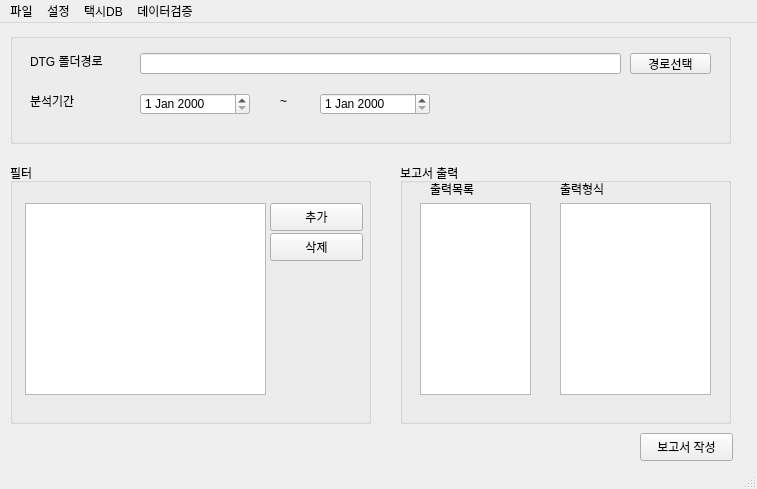
<?xml version="1.0" encoding="UTF-8"?>
<ui version="4.0">
 <class>MainWindow</class>
 <widget class="QMainWindow" name="MainWindow">
  <property name="geometry">
   <rect>
    <x>0</x>
    <y>0</y>
    <width>757</width>
    <height>489</height>
   </rect>
  </property>
  <property name="windowTitle">
   <string>mainwindow</string>
  </property>
  <widget class="QWidget" name="centralwidget">
   <widget class="QPushButton" name="pushButton_4">
    <property name="geometry">
     <rect>
      <x>640</x>
      <y>410</y>
      <width>93</width>
      <height>28</height>
     </rect>
    </property>
    <property name="text">
     <string>보고서 작성</string>
    </property>
   </widget>
   <widget class="QGroupBox" name="groupBox">
    <property name="geometry">
     <rect>
      <x>10</x>
      <y>10</y>
      <width>721</width>
      <height>111</height>
     </rect>
    </property>
    <property name="title">
     <string/>
    </property>
    <widget class="QLabel" name="label">
     <property name="geometry">
      <rect>
       <x>20</x>
       <y>20</y>
       <width>101</width>
       <height>16</height>
      </rect>
     </property>
     <property name="text">
      <string>DTG 폴더경로</string>
     </property>
    </widget>
    <widget class="QDateEdit" name="dateEdit_2">
     <property name="geometry">
      <rect>
       <x>310</x>
       <y>60</y>
       <width>110</width>
       <height>22</height>
      </rect>
     </property>
    </widget>
    <widget class="QDateEdit" name="dateEdit">
     <property name="geometry">
      <rect>
       <x>130</x>
       <y>60</y>
       <width>110</width>
       <height>22</height>
      </rect>
     </property>
    </widget>
    <widget class="QLineEdit" name="lineEdit">
     <property name="geometry">
      <rect>
       <x>130</x>
       <y>20</y>
       <width>481</width>
       <height>21</height>
      </rect>
     </property>
    </widget>
    <widget class="QLabel" name="label_2">
     <property name="geometry">
      <rect>
       <x>20</x>
       <y>60</y>
       <width>101</width>
       <height>16</height>
      </rect>
     </property>
     <property name="text">
      <string>분석기간</string>
     </property>
    </widget>
    <widget class="QLabel" name="label_3">
     <property name="geometry">
      <rect>
       <x>270</x>
       <y>60</y>
       <width>21</width>
       <height>16</height>
      </rect>
     </property>
     <property name="text">
      <string>~</string>
     </property>
    </widget>
    <widget class="QPushButton" name="pushButton">
     <property name="geometry">
      <rect>
       <x>620</x>
       <y>20</y>
       <width>81</width>
       <height>21</height>
      </rect>
     </property>
     <property name="text">
      <string>경로선택</string>
     </property>
    </widget>
   </widget>
   <widget class="QGroupBox" name="groupBox_2">
    <property name="geometry">
     <rect>
      <x>10</x>
      <y>140</y>
      <width>361</width>
      <height>261</height>
     </rect>
    </property>
    <property name="title">
     <string>필터</string>
    </property>
    <widget class="QPushButton" name="pushButton_3">
     <property name="geometry">
      <rect>
       <x>260</x>
       <y>70</y>
       <width>93</width>
       <height>28</height>
      </rect>
     </property>
     <property name="text">
      <string>삭제</string>
     </property>
    </widget>
    <widget class="QListView" name="listView">
     <property name="geometry">
      <rect>
       <x>15</x>
       <y>40</y>
       <width>241</width>
       <height>192</height>
      </rect>
     </property>
    </widget>
    <widget class="QPushButton" name="pushButton_2">
     <property name="geometry">
      <rect>
       <x>260</x>
       <y>40</y>
       <width>93</width>
       <height>28</height>
      </rect>
     </property>
     <property name="text">
      <string>추가</string>
     </property>
    </widget>
   </widget>
   <widget class="QGroupBox" name="groupBox_3">
    <property name="geometry">
     <rect>
      <x>400</x>
      <y>140</y>
      <width>331</width>
      <height>261</height>
     </rect>
    </property>
    <property name="title">
     <string>보고서 출력</string>
    </property>
    <widget class="QListView" name="listView_3">
     <property name="geometry">
      <rect>
       <x>160</x>
       <y>40</y>
       <width>151</width>
       <height>192</height>
      </rect>
     </property>
    </widget>
    <widget class="QLabel" name="label_6">
     <property name="geometry">
      <rect>
       <x>160</x>
       <y>10</y>
       <width>101</width>
       <height>31</height>
      </rect>
     </property>
     <property name="text">
      <string>출력형식</string>
     </property>
    </widget>
    <widget class="QListView" name="listView_2">
     <property name="geometry">
      <rect>
       <x>20</x>
       <y>40</y>
       <width>111</width>
       <height>192</height>
      </rect>
     </property>
    </widget>
    <widget class="QLabel" name="label_5">
     <property name="geometry">
      <rect>
       <x>30</x>
       <y>10</y>
       <width>81</width>
       <height>31</height>
      </rect>
     </property>
     <property name="text">
      <string>출력목록</string>
     </property>
    </widget>
   </widget>
  </widget>
  <widget class="QMenuBar" name="menubar">
   <property name="geometry">
    <rect>
     <x>0</x>
     <y>0</y>
     <width>757</width>
     <height>26</height>
    </rect>
   </property>
   <widget class="QMenu" name="menuFile">
    <property name="title">
     <string>파일</string>
    </property>
    <addaction name="actionExit_2"/>
   </widget>
   <widget class="QMenu" name="menuSettings">
    <property name="title">
     <string>설정</string>
    </property>
    <addaction name="actionStra"/>
   </widget>
   <widget class="QMenu" name="menuCompanyDB">
    <property name="title">
     <string>택시DB</string>
    </property>
    <addaction name="actionPersonal"/>
    <addaction name="actionCompany"/>
   </widget>
   <widget class="QMenu" name="menuDataInspection">
    <property name="tearOffEnabled">
     <bool>false</bool>
    </property>
    <property name="title">
     <string>데이터검증</string>
    </property>
   </widget>
   <addaction name="menuFile"/>
   <addaction name="menuSettings"/>
   <addaction name="menuCompanyDB"/>
   <addaction name="menuDataInspection"/>
  </widget>
  <widget class="QStatusBar" name="statusbar"/>
  <action name="actionExit">
   <property name="text">
    <string>Exit</string>
   </property>
  </action>
  <action name="actionAaa">
   <property name="text">
    <string>aaa</string>
   </property>
  </action>
  <action name="actionPersonal">
   <property name="text">
    <string>법인</string>
   </property>
  </action>
  <action name="actionCompany">
   <property name="text">
    <string>개인</string>
   </property>
  </action>
  <action name="actionStra">
   <property name="text">
    <string>이상치정의</string>
   </property>
  </action>
  <action name="actionExit_2">
   <property name="text">
    <string>Exit</string>
   </property>
  </action>
 </widget>
 <resources/>
 <connections/>
</ui>
